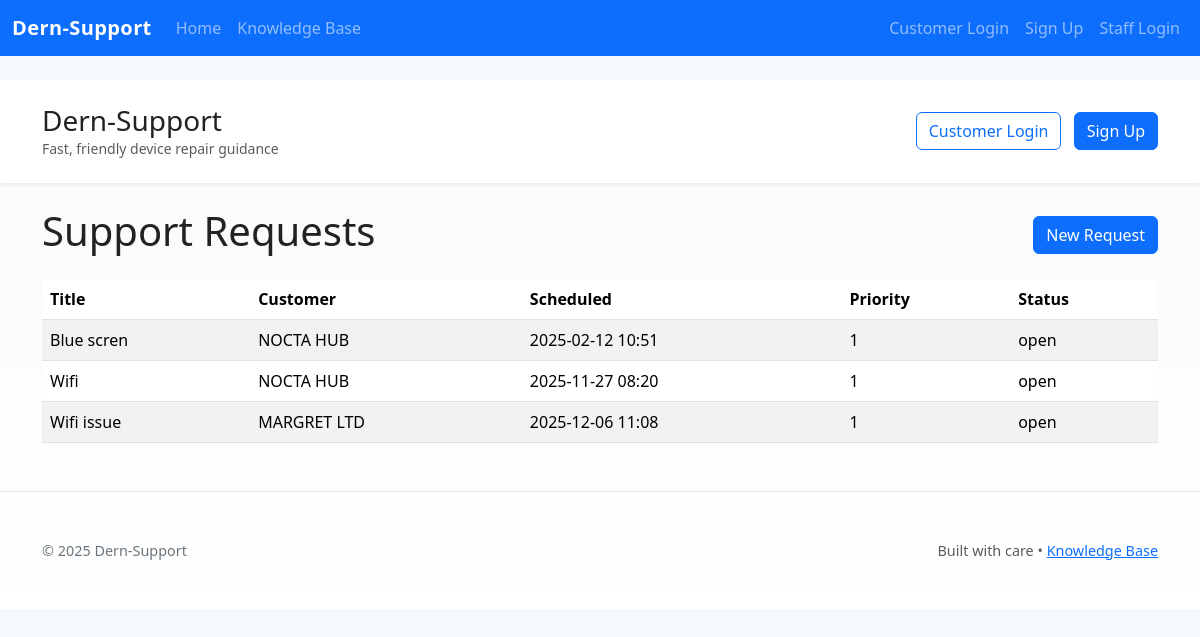
The app's page /requests with its own data.
### app.py (models this page shows, shortened)
class SupportRequest(db.Model):
    id = db.Column(db.Integer, primary_key=True)
    title = db.Column(db.String(200), nullable=False)
    description = db.Column(db.Text)
    customer_id = db.Column(db.Integer, db.ForeignKey('customer.id'))
    scheduled_for = db.Column(db.DateTime)
    status = db.Column(db.String(50), default='open')
    estimated_cost = db.Column(db.Float, default=0.0)
    created_at = db.Column(db.DateTime, default=datetime.utcnow)
    priority = db.Column(db.Integer, default=3)
    location = db.Column(db.String(255))
    time_taken_hours = db.Column(db.Float)
    customer = db.relationship('Customer', backref='requests')
    rating = db.Column(db.Integer)
    customer_feedback = db.Column(db.Text)

class Customer(db.Model):
    id = db.Column(db.Integer, primary_key=True)
    name = db.Column(db.String(120), nullable=False)
    email = db.Column(db.String(120))
    phone = db.Column(db.String(50))
    address = db.Column(db.String(255))
    is_business = db.Column(db.Boolean, default=False)
    created_at = db.Column(db.DateTime, default=datetime.utcnow)
    password_hash = db.Column(db.String(255))
    verified = db.Column(db.Boolean, default=False)

### app.py (the view)
@app.route('/requests')
def requests_list():
    items = SupportRequest.query.order_by(SupportRequest.priority.asc(), SupportRequest.scheduled_for.asc().nullsfirst()).all()
    return render_template('requests.html', requests=items)

### templates/requests.html
{% extends 'base.html' %}
{% block content %}
  <div class="d-flex justify-content-between align-items-center mb-3">
    <h1>Support Requests</h1>
    <a class="btn btn-primary" href="/requests/new">New Request</a>
  </div>
  <table class="table table-striped">
    <thead><tr><th>Title</th><th>Customer</th><th>Scheduled</th><th>Priority</th><th>Status</th></tr></thead>
    <tbody>
      {% for r in requests %}
        <tr>
          <td>{{ r.title }}</td>
          <td>{{ r.customer.name if r.customer else '-' }}</td>
          <td>{{ r.scheduled_for.strftime('%Y-%m-%d %H:%M') if r.scheduled_for else '-' }}</td>
          <td>{{ r.priority }}</td>
          <td>{{ r.status }}</td>
        </tr>
      {% else %}
        <tr><td colspan="5">No requests yet</td></tr>
      {% endfor %}
    </tbody>
  </table>
{% endblock %}

### templates/base.html (shortened to what this page needs)
<!doctype html>
<html lang="en">
  <head>
    <link href="https://cdn.jsdelivr.net/npm/bootstrap@5.3.2/dist/css/bootstrap.min.css" rel="stylesheet">
    <link href="/static/css/styles.css" rel="stylesheet">
  </head>
  <body>
    <nav class="navbar navbar-expand-lg navbar-dark bg-primary mb-4">
      <div class="container-fluid">
        <a class="navbar-brand" href="/">Dern-Support</a>
        <div class="collapse navbar-collapse" id="navmenu">
          {% if current_user.is_authenticated and current_user.is_staff %}
          <ul class="navbar-nav me-auto mb-2 mb-lg-0">
            <li class="nav-item"><a class="nav-link" href="/customers">Customers</a></li>
            <li class="nav-item"><a class="nav-link" href="/requests">Requests</a></li>
            <li class="nav-item"><a class="nav-link" href="/parts">Parts</a></li>
            <li class="nav-item"><a class="nav-link" href="/kb">Knowledge Base</a></li>
            <li class="nav-item"><a class="nav-link" href="/staff">Staff</a></li>
            <li class="nav-item"><a class="nav-link" href="/dashboard">Dashboard</a></li>
          </ul>
          <ul class="navbar-nav ms-auto">
            <li class="nav-item"><span class="nav-link">Staff: {{ current_user.username }}</span></li>
            <li class="nav-item"><a class="nav-link" href="/logout">Logout</a></li>
          </ul>
          {% else %}
          <ul class="navbar-nav me-auto mb-2 mb-lg-0">
            <li class="nav-item"><a class="nav-link" href="/">Home</a></li>
            <li class="nav-item"><a class="nav-link" href="/kb">Knowledge Base</a></li>
          </ul>
          <ul class="navbar-nav ms-auto">
            {% if session.get('customer_id') %}
              <li class="nav-item"><a class="nav-link" href="/customer/dashboard">My Account</a></li>
              <li class="nav-item"><a class="nav-link" href="/customer/logout">Logout</a></li>
            {% else %}
              <li class="nav-item"><a class="nav-link" href="/customer/login">Customer Login</a></li>
              <li class="nav-item"><a class="nav-link" href="/signup">Sign Up</a></li>
              <li class="nav-item"><a class="nav-link" href="/login">Staff Login</a></li>
            {% endif %}
          </ul>
          {% endif %}
        </div>
      </div>
    </nav>
    <header class="hero bg-white py-4 shadow-sm">
      <div class="container d-flex align-items-center justify-content-between">
        <div>
          <h1 class="h3 mb-0">Dern-Support</h1>
          <div class="text-muted small">Fast, friendly device repair guidance</div>
        </div>
        <div>
          {% if session.get('customer_id') %}
            <a class="btn btn-outline-primary" href="/customer/dashboard">My Account</a>
          {% else %}
            <a class="btn btn-outline-primary me-2" href="/customer/login">Customer Login</a>
            <a class="btn btn-primary" href="/signup">Sign Up</a>
          {% endif %}
        </div>
      </div>
    </header>
    <main class="container my-4">
      {% block content %}{% endblock %}
    </main>
    <footer class="footer mt-5 border-top">
      <div class="container py-4">
        <div class="d-flex justify-content-between">
          <div>© {{ now().year if now is defined else "2025" }} Dern-Support</div>
          <div class="text-muted">Built with care • <a href="/kb">Knowledge Base</a></div>
        </div>
      </div>
    </footer>
  </body>
</html>

### static/css/styles.css (style rules this page uses)
:root { --primary:#0d6efd; --muted:#6c757d; }
body { background: linear-gradient(180deg,#f6f9fb 0%, #ffffff 100%); color:#222; }
.navbar-brand { font-weight:700; letter-spacing:0.4px; }
.btn-primary { background:var(--primary); border-color:var(--primary); }
.hero { padding:36px 0; }
.footer { padding:24px 0; color:var(--muted); font-size:0.9rem; }

### records on screen
SupportRequest: title "Blue scren", customer "NOCTA HUB", scheduled_for "2025-02-12 10:51", priority "1", status "open"
SupportRequest: title "Wifi", customer "NOCTA HUB", scheduled_for "2025-11-27 08:20", priority "1", status "open"
SupportRequest: title "Wifi issue", customer "MARGRET LTD", scheduled_for "2025-12-06 11:08", priority "1", status "open"
